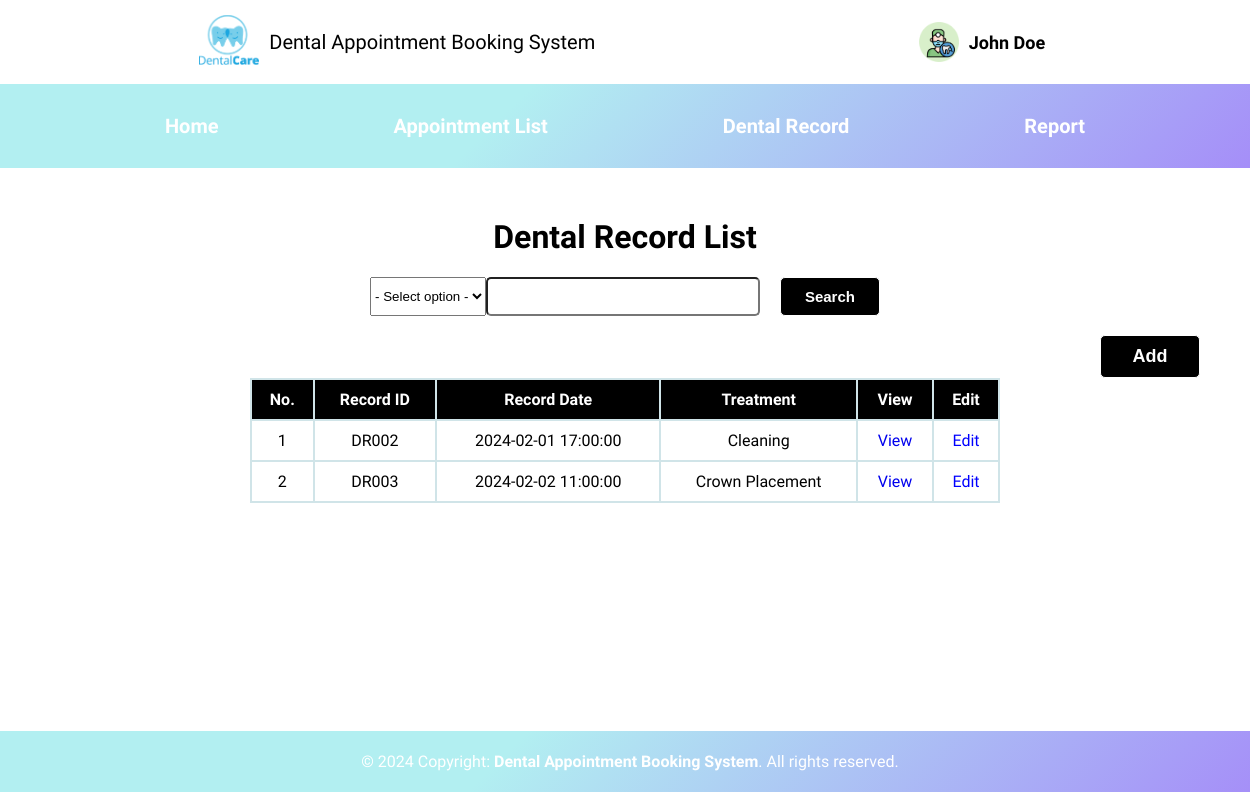
Page /Dentist/dental_record.php (signed in) on the committed database.
### tables this page shows
CREATE TABLE IF NOT EXISTS DentalRecord(
recordID VARCHAR(10) PRIMARY KEY,
recordDate TIMESTAMP,
symptoms VARCHAR(20),
treatment VARCHAR(20),
history VARCHAR(50),
patientID VARCHAR(10),
dentistID VARCHAR(10),
appointmentID VARCHAR(10),
FOREIGN KEY (patientID) REFERENCES Patient(patientID),
FOREIGN KEY (dentistID) REFERENCES Dentist(dentistID),
FOREIGN KEY (appointmentID) REFERENCES Appointment(appointmentID)
);

### Dentist/dental_record.php (the view, shortened to what this page needs)
<!DOCTYPE html>
<html lang="en">
<head>
    <link rel="stylesheet" href="../style.css">
</head>
<body>
<?php
    include('../config.php');
    include('Dentist.php');
    $dentistID = $_SESSION['dentistID'];
    echo "<h1>Dental Record List</h1>";
?>
<form class="search-dental-record-form" action="dentist_search_dental_record.php" method="get">
    <select name="search_criteria" required>
        <option value="" default>- Select option -</option>
    </select>
    <input class="search-dental-record-input" type="text" name="search_value" required> &nbsp &nbsp &nbsp;
    <input class="search-btn" type="submit" name="search" id="search" value="Search"/>
</form>
    <br>
    <?php
       $query = "SELECT r.recordID, r.recordDate, r.symptoms, r.treatment, r.history, r.patientID, r.dentistID
                 FROM dentalrecord r
                 WHERE r.dentistID = '$dentistID'
                 ORDER BY r.recordID, r.recordDate";
       $result = mysqli_query($conn, $query) or die(mysqli_connect_error());
        echo '<div style="display: inline-flex; margin-left: 1100px;">
        <a href="add_dentalrecord.php"><button class="insert-button" style="display: width: 100px; font-size:18px;">Add</button></a>
        <br><br>
        </div>';
        echo '<div class="dental-record-table">';
        echo '<table class = "bordered">
             <tr>
             <th>No.</th>
             <th>Record ID</th>
             <th>Record Date</th>
             <th>Treatment</th>
             <th>View</th>
             <th>Edit</th>
             </tr>';
             $counter = 1;
             while(($row=mysqli_fetch_array($result))){
                echo '<tr>
                     <td>'.$counter.'</td>
                     <td>'.$row['recordID'].'</td>
                     <td>'.$row['recordDate'].'</td>
                     <td>'.$row['treatment'].'</td>
                     <td><a href="dentist_view_dental_record.php?id=' . $row['recordID'] . '">View</a></td>
                     <td><a href="dentist_edit_dental_record.php?id=' . $row['recordID'] . '" style="color:#0000ff">Edit</a></td>
                     </tr>';
             $counter++;
            }
             echo '</table>';
             echo '</div>';
             echo "<br> <br> <br> <br> <br> <br>";
             echo "<br> <br> <br> <br> <br> <br>";
             include('../footer.php');
    ?>
</body>
</html>

### style.css (style rules this page uses)
body { font-family: "Reem Kufi", sans-serif; font-optical-sizing: auto; font-weight: 300; font-style: normal; margin: 0; scroll-behavior: smooth; }

### Dentist/dental_record.php (style rules this page uses)
body { font-family: "Reem Kufi"; height: 100%; }
h1 { text-align: center; margin-top: 50px; }
form { align: center; display: flex; justify-content: center; }
.search-dental-record-input { border-radius: 5px; padding: 10px; width: 20%; }
.insert-button, .search-btn { font-size: 15px; width: 100px; color: white; background-color: black; border: 1px solid white; padding: 10px; border-radius: 5px; cursor: pointer; font-weight: bold; }
th,td { border: 2px solid #D0E4E8; text-align: center; padding: 10px; }
table { display: table; align-item: center; border-collapse: collapse; border: 2px solid #D0E4E8; border-radius: 5px; box-sizing: border-box; margin: 0 auto; width: 60%; }
th { background-color: black; color: white; }
td a { text-decoration: none; }

### rows in the picture
dentalrecord: recordID "DR002", recordDate "2024-02-01 17:00:00", treatment "Cleaning"
dentalrecord: recordID "DR003", recordDate "2024-02-02 11:00:00", treatment "Crown Placement"

### other values in the picture
$_SESSION['name'] "John Doe"
